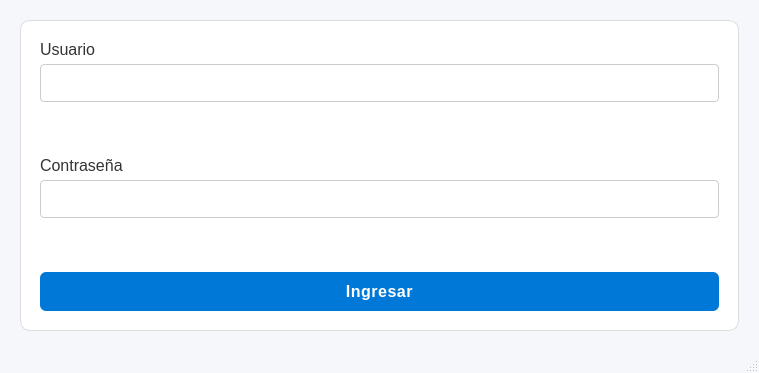
<?xml version="1.0" encoding="UTF-8"?>
<ui version="4.0">
 <class>MainWindow</class>
 <widget class="QMainWindow" name="MainWindow">
  <property name="geometry">
   <rect>
    <x>0</x>
    <y>0</y>
    <width>759</width>
    <height>373</height>
   </rect>
  </property>
  <property name="windowTitle">
   <string>MainWindow</string>
  </property>
  <property name="styleSheet">
   <string notr="true">QMainWindow {
    /* Fondo principal: Gris muy claro o blanco suave */
    background-color: #f6f7fb;
    color: #333333;
    font-family: &quot;Segoe UI Variable&quot;, &quot;Roboto&quot;, &quot;Open Sans&quot;, sans-serif;
    font-size: 15px;
}

/* Contenedor central (donde está el formulario) */
#centralwidget {
    /* Le damos un fondo blanco y un borde para que se vea como un panel */
    background-color: #ffffff;
    border-radius: 10px;
    border: 1px solid #dcdcdc;
    margin: 20px; /* Separación del borde de la ventana */
    padding: 20px;
}

/* Labels (Etiquetas) */
QLabel {
    color: #333333;
    font-weight: 400; /* Un poco más de peso para destacar */
    font-size: 16px;
}

/* Campos de texto (QLineEdit) */
QLineEdit {
    background-color: #ffffff;
    color: #333333;
    border: 1px solid #cccccc;
    border-radius: 4px;
    padding: 8px 10px;
    font-size: 15px;
}

QLineEdit:focus {
    /* Azul de enfoque */
    border: 1px solid #0078d7; 
    background-color: #f9fcff;
}

/* Botón de Ingresar */
QPushButton {
    /* Color de acción principal (Azul) */
    background-color: #0078d7; 
    color: white;
    border: none;
    border-radius: 6px;
    padding: 10px 20px;
    font-weight: 500; /* Más robusto */
    font-size: 16px;
    letter-spacing: 0.5px;
}

QPushButton:hover {
    background-color: #006cbe;
}

QPushButton:pressed {
    background-color: #005a9e;
}</string>
  </property>
  <widget class="QWidget" name="centralwidget">
   <layout class="QVBoxLayout" name="verticalLayout">
    <property name="spacing">
     <number>5</number>
    </property>
    <property name="sizeConstraint">
     <enum>QLayout::SetDefaultConstraint</enum>
    </property>
    <property name="leftMargin">
     <number>40</number>
    </property>
    <property name="topMargin">
     <number>40</number>
    </property>
    <property name="rightMargin">
     <number>40</number>
    </property>
    <property name="bottomMargin">
     <number>40</number>
    </property>
    <item>
     <widget class="QLabel" name="lbl_usuario">
      <property name="text">
       <string>Usuario</string>
      </property>
     </widget>
    </item>
    <item>
     <widget class="QLineEdit" name="txt_usuario"/>
    </item>
    <item>
     <spacer name="verticalSpacer">
      <property name="orientation">
       <enum>Qt::Vertical</enum>
      </property>
      <property name="sizeHint" stdset="0">
       <size>
        <width>20</width>
        <height>40</height>
       </size>
      </property>
     </spacer>
    </item>
    <item>
     <widget class="QLabel" name="lbl_contrasena">
      <property name="text">
       <string>Contraseña</string>
      </property>
     </widget>
    </item>
    <item>
     <widget class="QLineEdit" name="txt_contrasena">
      <property name="echoMode">
       <enum>QLineEdit::Password</enum>
      </property>
     </widget>
    </item>
    <item>
     <spacer name="verticalSpacer_2">
      <property name="orientation">
       <enum>Qt::Vertical</enum>
      </property>
      <property name="sizeHint" stdset="0">
       <size>
        <width>20</width>
        <height>40</height>
       </size>
      </property>
     </spacer>
    </item>
    <item>
     <widget class="QPushButton" name="btn_ingresar">
      <property name="text">
       <string>Ingresar</string>
      </property>
     </widget>
    </item>
   </layout>
  </widget>
  <widget class="QMenuBar" name="menubar">
   <property name="geometry">
    <rect>
     <x>0</x>
     <y>0</y>
     <width>759</width>
     <height>26</height>
    </rect>
   </property>
  </widget>
  <widget class="QStatusBar" name="statusbar"/>
 </widget>
 <resources/>
 <connections/>
</ui>
